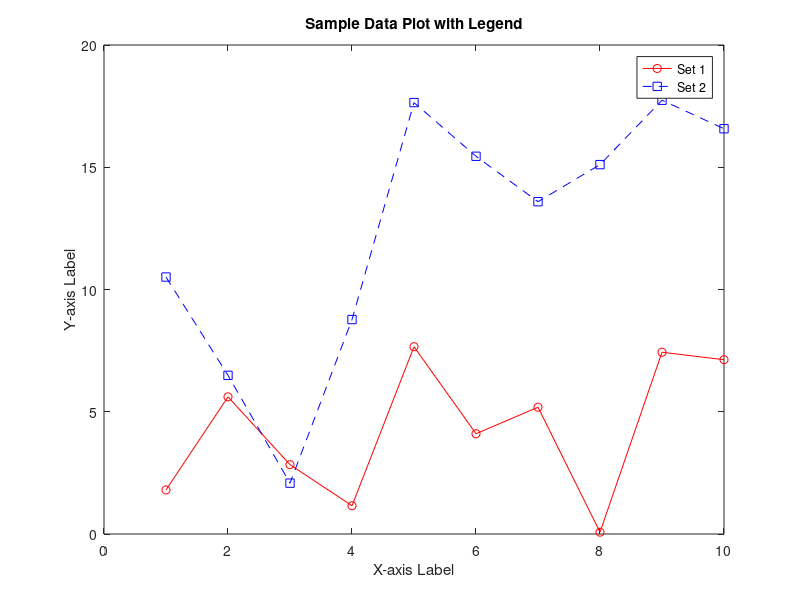

The MATLAB script that drew this image:
% Generate some sample data
x1 = 1:10; % X values for the first set of data points
y1 = rand(1, 10) * 10; % Random Y values for the first set

x2 = 1:10; % X values for the second set of data points
y2 = rand(1, 10) * 20; % Random Y values for the second set

% Plot the first set of data points
plot(x1, y1, 'ro-'); % 'ro-' specifies red color, circle marker, and solid line
hold on; % Keep the plot active to add another set of data points

% Plot the second set of data points
plot(x2, y2, 'bs--'); % 'bs--' specifies blue color, square marker, and dashed line

% Add a legend to the plot
legend('Set 1', 'Set 2', 'Location', 'best');
% 'Location', 'best' tries to find the best location for the legend that interferes least with the data

% Add labels and title to the plot
xlabel('X-axis Label');
ylabel('Y-axis Label');
title('Sample Data Plot with Legend');

% Release the hold on the current plot
hold off;
